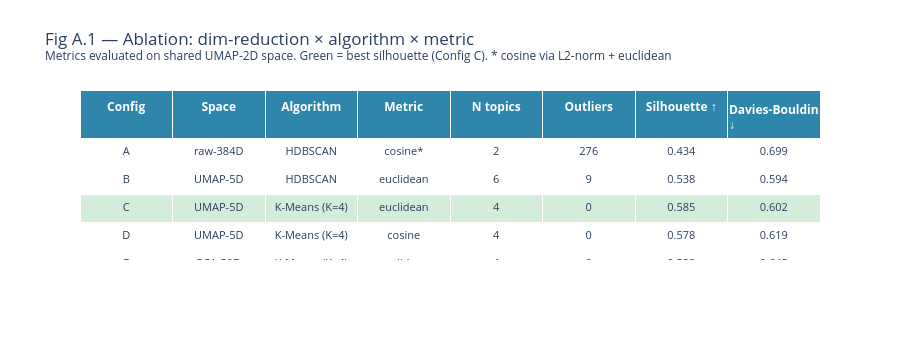

Notebook source saved alongside this figure:
### Code cell
# Fig A.1 — Comparison table (Plotly)
valid_mask = df_abl["Silhouette ↑"].notna()
best_row   = int(df_abl.loc[valid_mask, "Silhouette ↑"].idxmax())
best_cfg   = df_abl.loc[best_row, "Config"]

cols_show = ["Config", "Space", "Algorithm", "Metric", "N topics", "Outliers",
             "Silhouette ↑", "Davies-Bouldin ↓"]

fill_colors = [
    ["#D4EDDA" if i == best_row else "white" for i in range(len(df_abl))]
    for _ in cols_show
]

fig_abl = go.Figure(go.Table(
    header=dict(
        values=[f"<b>{c}</b>" for c in cols_show],
        fill_color="#2E86AB", font=dict(color="white", size=12),
        align="center", height=32,
    ),
    cells=dict(
        values=[df_abl[c].tolist() for c in cols_show],
        fill_color=fill_colors,
        align="center", font=dict(size=11),
        height=28,
    ),
))
fig_abl.update_layout(
    title=(
        f"Fig A.1 — Ablation: dim-reduction × algorithm × metric<br>"
        f"<sup>Metrics evaluated on shared UMAP-2D space. "
        f"Green = best silhouette (Config {best_cfg}). "
        f"* cosine via L2-norm + euclidean</sup>"
    ),
    height=340,
    margin=dict(t=90),
)
fig_abl.show()
save_figure(fig_abl, "05_A1_ablation_table")
print(f"\nWinning config: {best_cfg} — {configs[best_cfg]['space']} | "
      f"{configs[best_cfg]['algo']} | silhouette={configs[best_cfg]['silhouette']:.3f}")

### Figure 1 — Plotly figure (JSON) as saved in the notebook; plotly's stock layout.template omitted (floating-point values rounded to 4 significant figures)
{"data": [{"cells": {"align": "center", "fill": {"color": [["white", "white", "#D4EDDA", "white", "white", "white", "white"], ["white", "white", "#D4EDDA", "white", "white", "white", "white"], ["white", "white", "#D4EDDA", "white", "white", "white", "white"], ["white", "white", "#D4EDDA", "white", "white", "white", "white"], ["white", "white", "#D4EDDA", "white", "white", "white", "white"], ["white", "white", "#D4EDDA", "white", "white", "white", "white"], ["white", "white", "#D4EDDA", "white", "white", "white", "white"], ["white", "white", "#D4EDDA", "white", "white", "white", "white"]]}, "font": {"size": 11}, "height": 28, "values": [["A", "B", "C", "D", "E", "F", "G"], ["raw-384D", "UMAP-5D", "UMAP-5D", "UMAP-5D", "PCA-50D", "PCA-50D", "raw-384D"], ["HDBSCAN", "HDBSCAN", "K-Means (K=4)", "K-Means (K=4)", "K-Means (K=4)", "K-Means (K=3)", "K-Means (K=4)"], ["cosine*", "euclidean", "euclidean", "cosine", "euclidean", "cosine", "cosine"], [2, 6, 4, 4, 4, 3, 4], [276, 9, 0, 0, 0, 0, 0], [0.434, 0.538, 0.585, 0.578, 0.532, 0.512, 0.537], [0.699, 0.594, 0.602, 0.619, 0.645, 0.66, 0.632]]}, "header": {"align": "center", "fill": {"color": "#2E86AB"}, "font": {"color": "white", "size": 12}, "height": 32, "values": ["<b>Config</b>", "<b>Space</b>", "<b>Algorithm</b>", "<b>Metric</b>", "<b>N topics</b>", "<b>Outliers</b>", "<b>Silhouette ↑</b>", "<b>Davies-Bouldin ↓</b>"]}, "type": "table"}], "layout": {"height": 340, "margin": {"t": 90}, "title": {"text": "Fig A.1 — Ablation: dim-reduction × algorithm × metric<br><sup>Metrics evaluated on shared UMAP-2D space. Green = best silhouette (Config C). * cosine via L2-norm + euclidean</sup>"}}}
